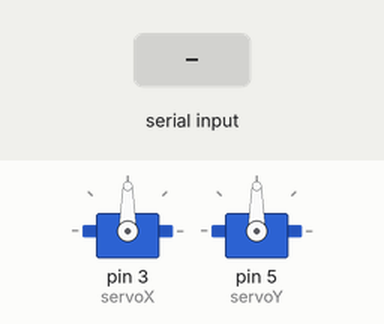
This sketch was run on a simulated Arduino Uno, built with avr-gcc and run on an emulated ATmega328P. On the bench: 2 × servo. The inputs (shaded band) are chosen by the test bench.

Above: at 1.2 s.
1.3 s: "90,45\n" received over Serial
At 2.3 s:
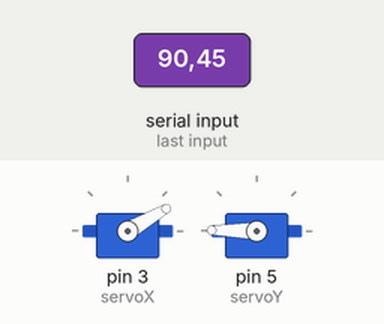
2.8 s: byte 10 ('\n') received over Serial
At 3.2 s:
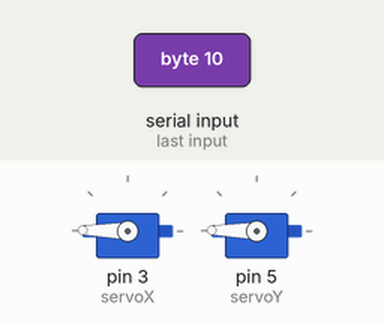
4.3 s: "200\n" received over Serial
At 5.5 s:
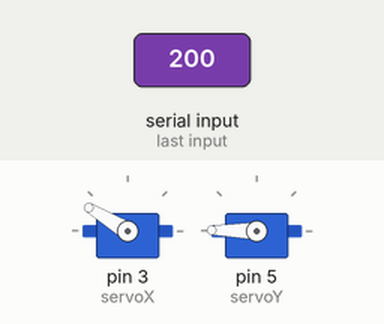
5.8 s: "X,45\n" received over Serial
At 6.9 s:
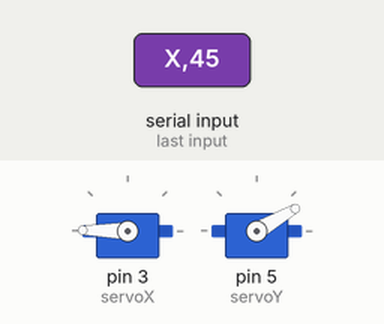
7.3 s: "30,150\n" received over Serial
At 8.1 s:
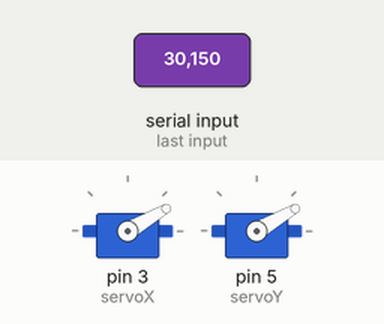
8.8 s: "200\n" received over Serial
At 9.1 s:
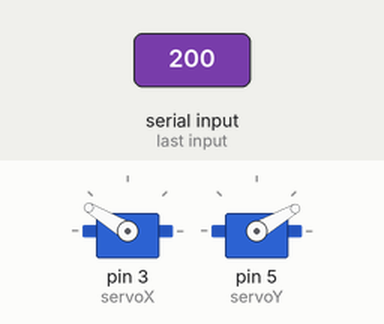
Timing chart, 0 to 11.3 s (numbered marks = the images above; inputs shaded):
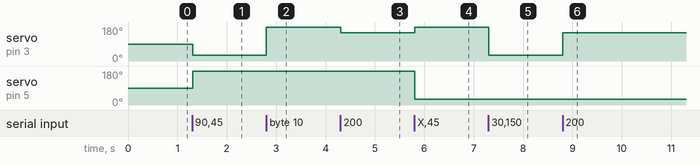

The sketch:

CovBot.ino
```cpp
#include <Servo.h>
Servo servoX;
Servo servoY;
void setup() {
    Serial.begin(9600);
    servoX.attach(3);
    servoY.attach(5);
    servoX.write(90);
    servoY.write(90);


}
int angleX;
int angleY;
unsigned int integerValueX=0;
unsigned int integerValueY=0;
char incomingByte;
void loop()
{
  if (Serial.available() > 0) {
    integerValueX = 0;
    while(1) {
      incomingByte = Serial.read();
      if (incomingByte == 'X')
      {
          integerValueY = 0;
        while(1)
        {
            incomingByte = Serial.read();
            if(incomingByte=='\n') break;
            if (incomingByte == -1) continue;
             integerValueY *= 10;
            integerValueY = ((incomingByte - 48) + integerValueY);

        }
      }
      if(incomingByte=='\n') break;
      if (incomingByte == -1) continue;
      integerValueX *= 10;
      integerValueX = ((incomingByte - 48) + integerValueX);
    }
    angleX = map(integerValueX, 600, 100, 30, 179);
    angleY=map(integerValueY,400,100,30,179);
    angleX = min(angleX, 179);
    angleX = max(angleX, 30);
    angleY=min(angleY,179);
    angleY=max(angleY,30);
    servoX.write(angleX);
    servoY.write(angleY);
}
}
```

Measured:
- after the input at 1.3 s, servo on pin 3 (servoX): 90° → 30° at once; servo on pin 5 (servoY): 90° → 179° at once
- after the input at 2.8 s, servo on pin 3 (servoX): 30° → 179° at once
- after the input at 4.3 s, servo on pin 3 (servoX): 179° → 149° at once
- after the input at 5.8 s, servo on pin 3 (servoX): 149° → 179° at once; servo on pin 5 (servoY): 179° → 30° at once
- after the input at 7.3 s, servo on pin 3 (servoX): 179° → 30° at once
- after the input at 8.8 s, servo on pin 3 (servoX): 30° → 149° at once
